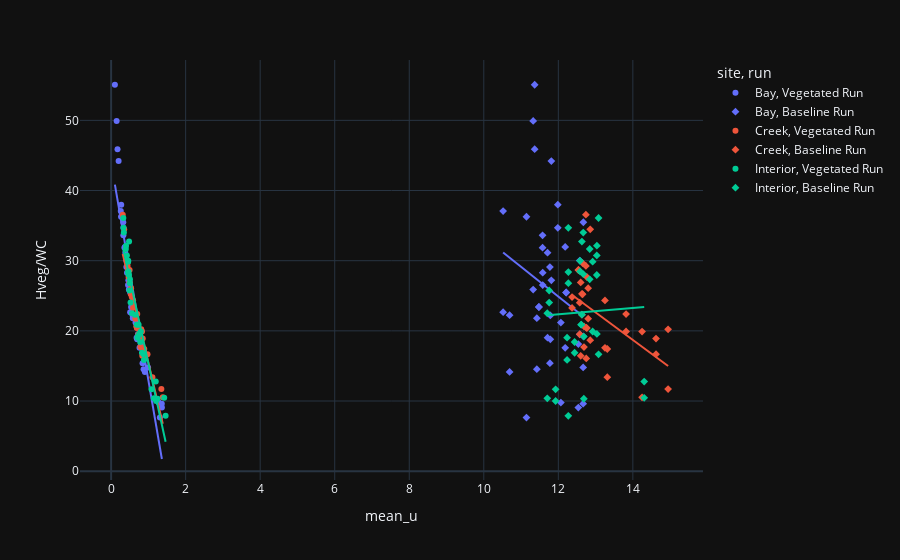

Source (notebook cell):
### Code cell
fig = px.scatter(dff, x='mean_u', y='Hveg/WC', symbol='run', color='site', trendline='ols', template='plotly_dark')
#fig = px.scatter(base_df, x='mean_u', y='Hveg/WC', symbol='site', color='site')
fig.update_layout(
    autosize=True,)
fig.show()
